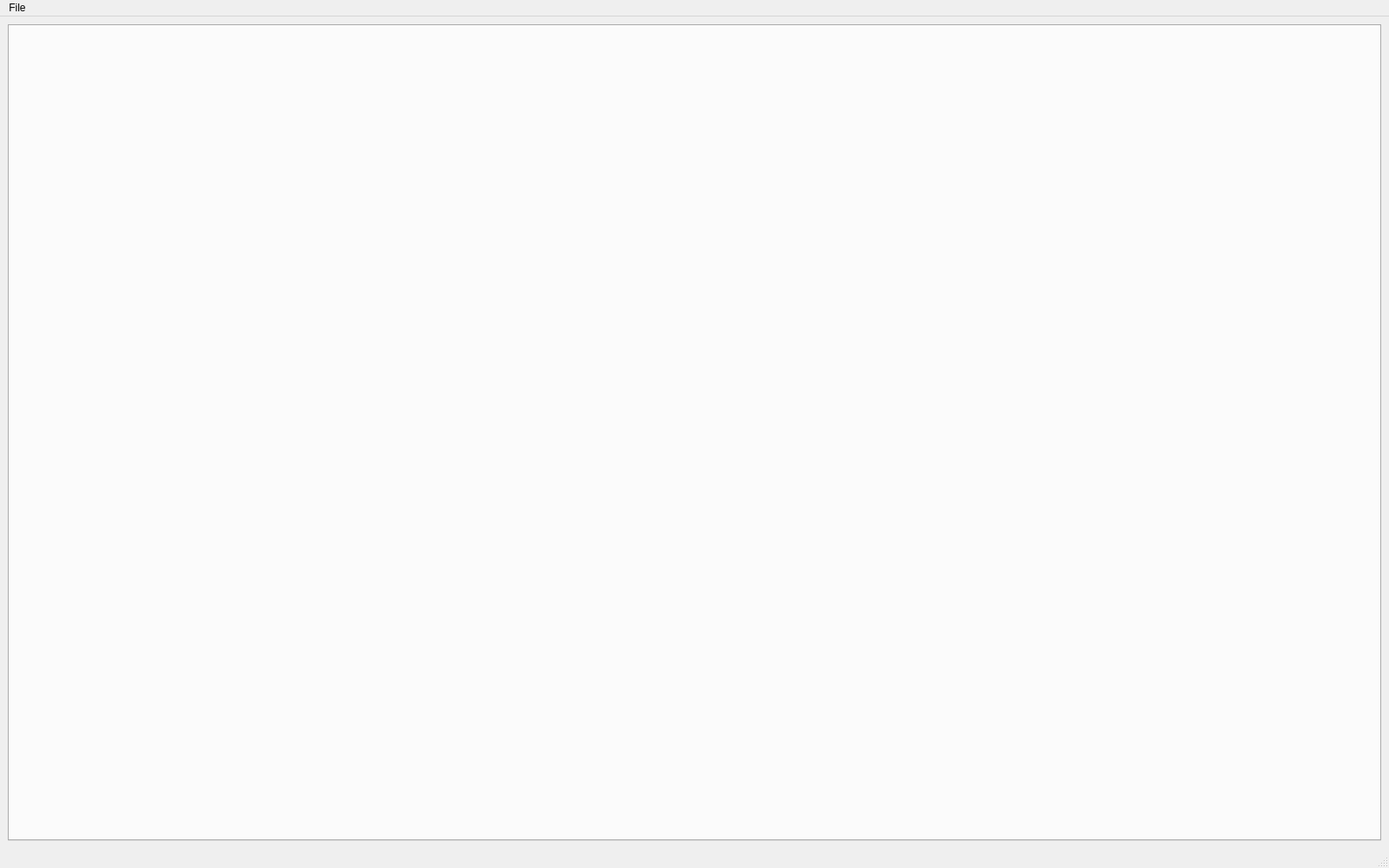
<?xml version="1.0" encoding="UTF-8"?>
<ui version="4.0">
 <class>MainWindow</class>
 <widget class="QMainWindow" name="MainWindow">
  <property name="geometry">
   <rect>
    <x>0</x>
    <y>0</y>
    <width>1600</width>
    <height>1000</height>
   </rect>
  </property>
  <property name="windowTitle">
   <string>Team Guardian Image Tagger</string>
  </property>
  <widget class="QWidget" name="centralwidget">
   <layout class="QGridLayout" name="gridLayout_4">
    <item row="0" column="0">
     <widget class="QTabWidget" name="tabWidget">
      <property name="currentIndex">
       <number>-1</number>
      </property>
     </widget>
    </item>
   </layout>
  </widget>
  <widget class="QMenuBar" name="menubar">
   <property name="geometry">
    <rect>
     <x>0</x>
     <y>0</y>
     <width>1600</width>
     <height>27</height>
    </rect>
   </property>
   <widget class="QMenu" name="menuTest">
    <property name="title">
     <string>File</string>
    </property>
    <addaction name="actionQuit"/>
   </widget>
   <addaction name="menuTest"/>
  </widget>
  <widget class="QStatusBar" name="statusbar"/>
  <action name="actionQuit">
   <property name="text">
    <string>Exit</string>
   </property>
  </action>
 </widget>
 <resources/>
 <connections/>
</ui>
